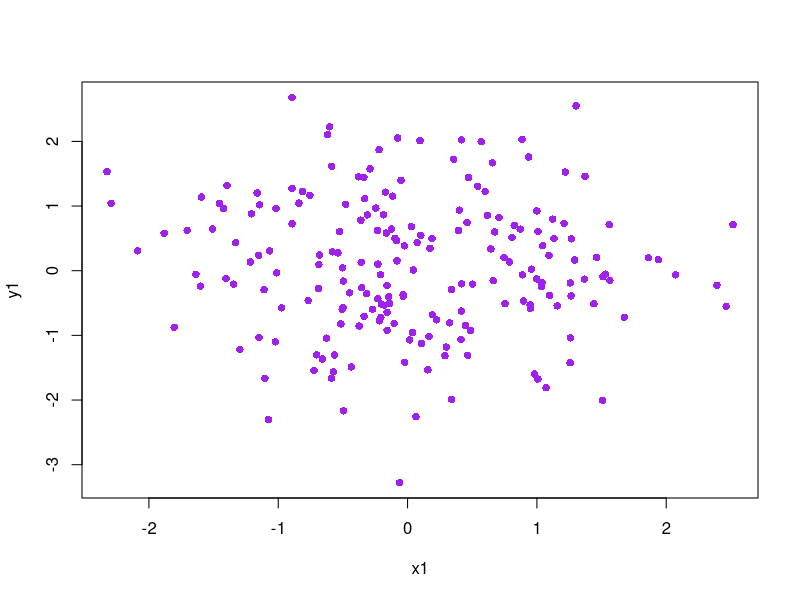
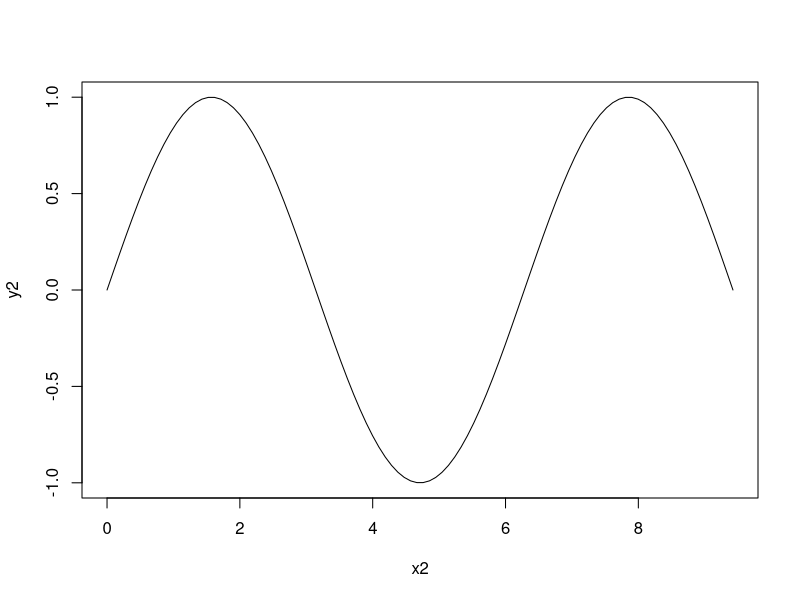
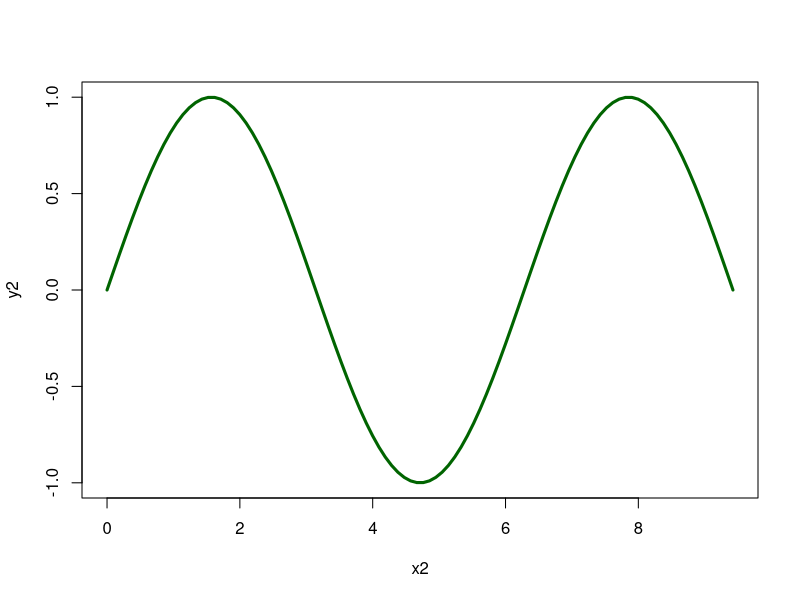
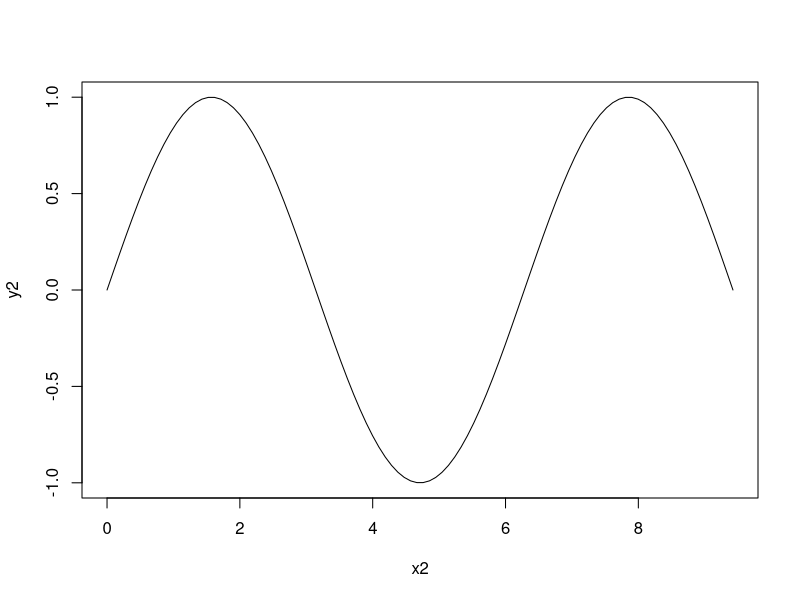
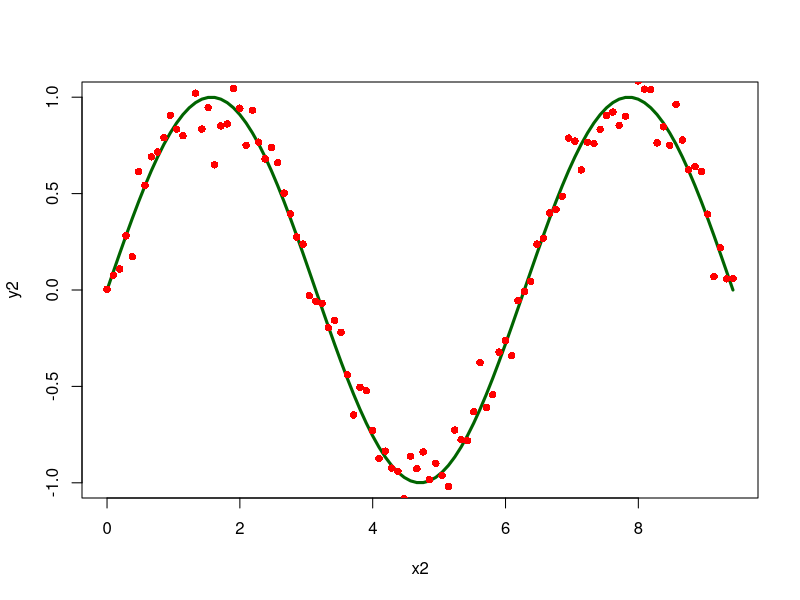

Write R code to recreate these figures, in order.
## ---- chunk 1
knitr::opts_chunk$set(echo = TRUE)
## ---- chunk 2
#Comment représenter graphiquement la commande plot avec des nuages de #points 
x1<-rnorm(200,mean = 0, sd=1)
y1<-rnorm(200,0,1) 
plot(x1,y1,pch=16,col="purple")


## ---- chunk 3
x2<-seq(0,3*pi,len=100)
y2<-sin(x2)
plot(x2,y2,type ="l")
plot(x2,y2,type ="l",lwd=3,col="darkgreen")
## ---- chunk 4

x2<-seq(0,3*pi,len=100)
y2<-sin(x2)

plot(x2,y2,type ="l")

plot(x2,y2,type ="l",lwd=3,col="darkgreen")


y2.rand<-y2+rnorm(100,0,0.1)

points(x2,y2.rand,pch=16,col="red")

